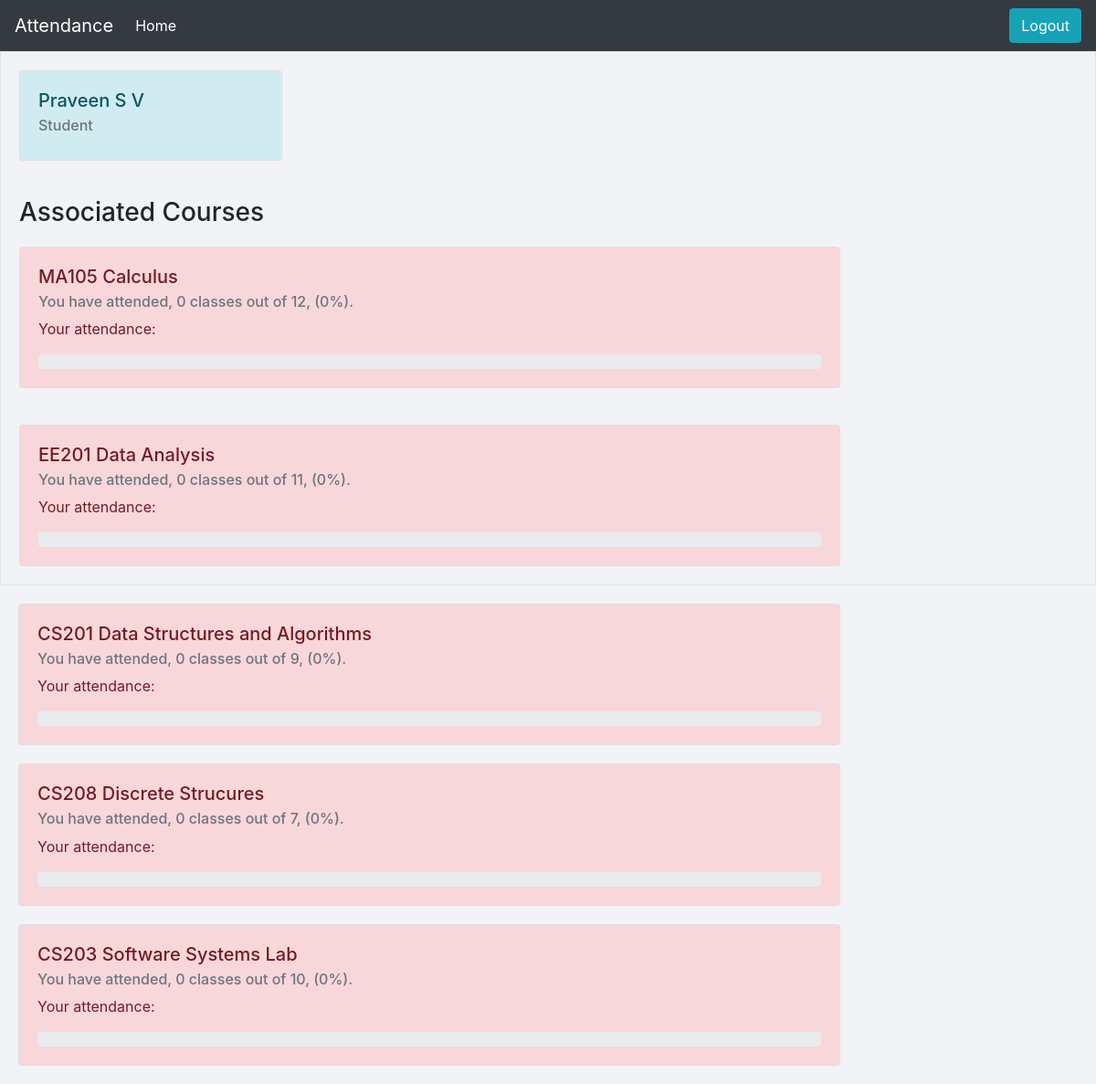
Page / (signed in) on the earlier database version.
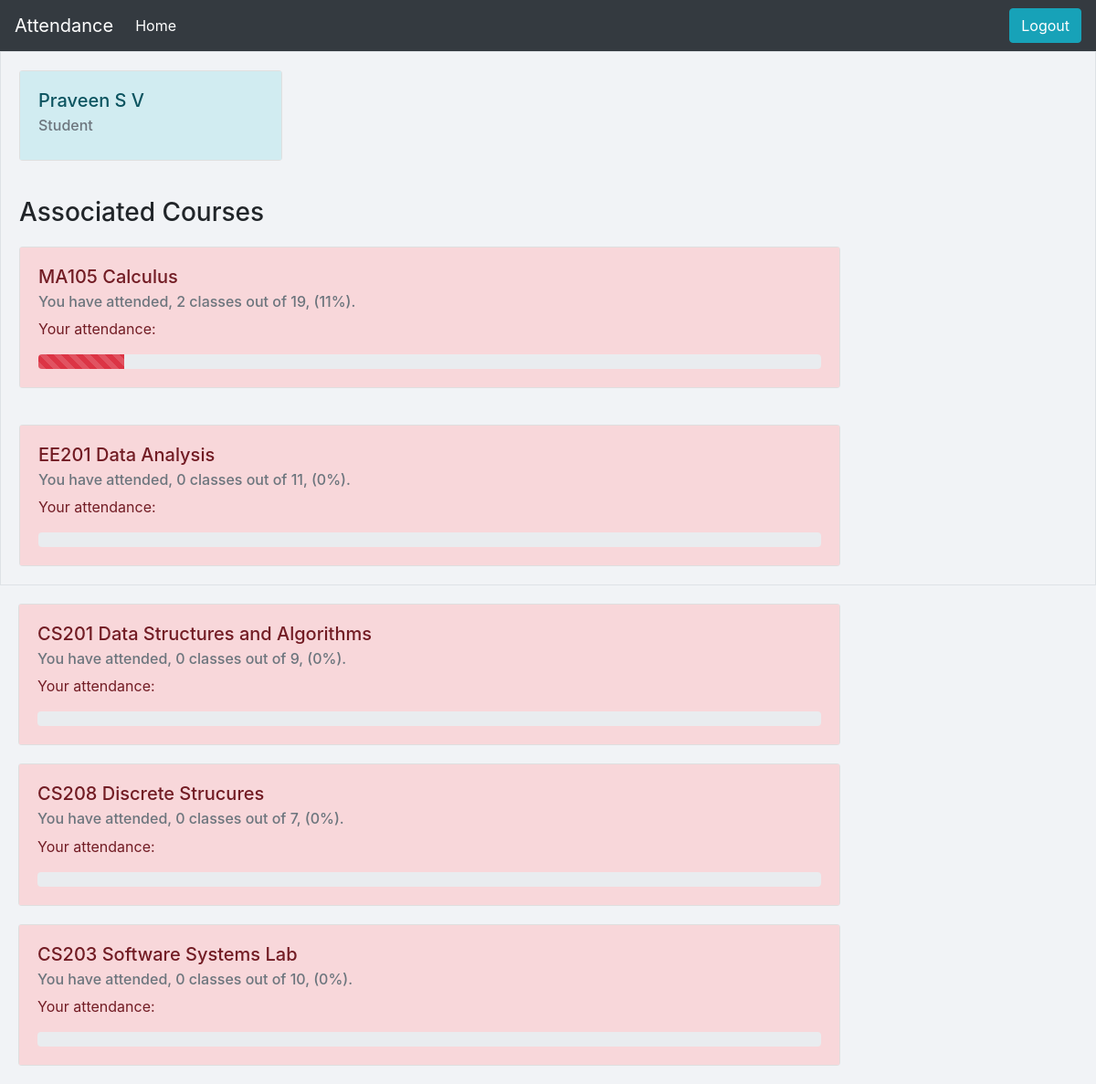
Same page on the later database version.
### attendance/models.py (models this page shows)
class Course(models.Model):
	people = models.ManyToManyField(User, blank = True)
	code = models.CharField(max_length=6, default='code')
	name = models.CharField(max_length=100, default='Course Name')
	next_class = models.DateTimeField(blank=True, default = timezone.now)
	being_held = models.BooleanField(default = False)
	classes_held = models.IntegerField(default = 0)
	def __str__(self):
		return f'{self.code} {self.name}'
	class Meta:
		ordering = ['name']

### attendance/views.py (the view)
# urls.py: 2. Add a URL to urlpatterns:  path('', views.home, name='home')
def home(request):
	context = {}
	if request.user.is_authenticated:
		temp = request.user.course_set.all()
		context['courses'] = []
		if request.method == 'POST':
			course = Course.objects.get(name = 'Calculus')
			notify('real_time_count.txt', course)
		for course in temp:
			n = request.user.attendance_set.all().filter(course = course, isPresent=True).count()
			frac = 100*n/course.classes_held
			color = 'success'
			if frac > 80 and frac<85:
				color = 'warning'
			elif frac < 80:
				color = 'danger'
			context['courses'].append((course, round(frac), n, color))
	return render(request, 'attendance/manager.html', context)

### attendance/templates/attendance/manager.html (shortened to what this page needs)
{% extends "user/base.html" %}
{% load static %}
{% load crispy_forms_tags %}
{% block content %}
<div class="d-flex flex-row flex-wrap border">
{% if user.is_authenticated %}
	<div class="card" style="width: 18rem; animation-name: fadeInUp;">
	  <div class="card-body alert-info">
	    <h5 class="card-title">{{user.first_name}} {{user.last_name}}</h5>
	    <h6 class="card-subtitle mb-2 text-muted">{{user.profile.get_employment_display}}</h6>
	  </div>
	</div>
{% endif %}
{% if courses %}
	<div class="w-100">
	<h3 style="margin: 20px" style="animation-name: fadeInRight;">
		Associated Courses
	</h3>
	{% for course in courses %}
	<div class="w-75 card" style="animation-name: fadeInRight;">
	  <div class="card-body alert-{{course.3}}">
	    <h5 class="card-title">{{course.0}}</h5>
	    <h6 class="card-subtitle mb-2 text-muted">
	    	You have attended, {{course.2}} classes out of {{course.0.classes_held}}, ({{course.1}}%).
	    </h6>
	    <p class="card-text">
	    	Your attendance:
	    </p>
	    <div class="progress">
			<div class="progress-bar progress-bar-striped bg-{{course.3}}" role="progressbar"
			style="width: {{course.1}}%;" aria-valuenow="25" aria-valuemin="0" aria-valuemax="100"></div>
		</div>
	  </div>
	</div>
	</div>
	{% endfor %}
{% endif %}
{% endblock %}

Differences in the rows shown:
changed Course "MA105 Calculus": being_held "0" → "2"; classes_held "12" → "19"; being_held "0" → "11"
